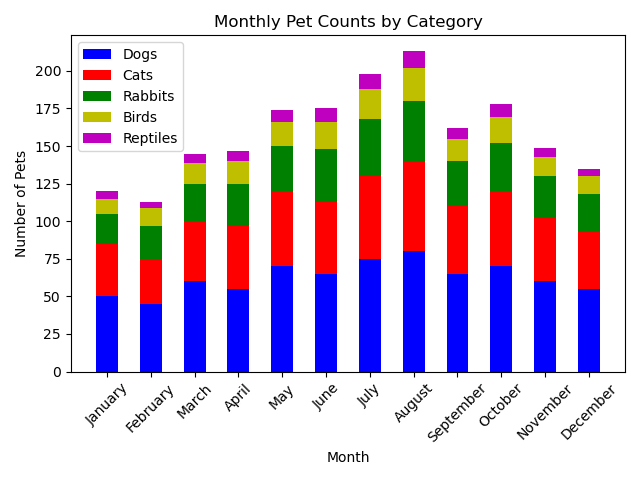

The Python source for this figure:

import matplotlib.pyplot as plt

# Data provided in the question
data = [
    {'Month': 'January', ' Dogs': 50, ' Cats': 35, ' Rabbits': 20, ' Birds': 10, ' Reptiles': 5},
    {'Month': 'February', ' Dogs': 45, ' Cats': 30, ' Rabbits': 22, ' Birds': 12, ' Reptiles': 4},
    {'Month': 'March', ' Dogs': 60, ' Cats': 40, ' Rabbits': 25, ' Birds': 14, ' Reptiles': 6},
    {'Month': 'April', ' Dogs': 55, ' Cats': 42, ' Rabbits': 28, ' Birds': 15, ' Reptiles': 7},
    {'Month': 'May', ' Dogs': 70, ' Cats': 50, ' Rabbits': 30, ' Birds': 16, ' Reptiles': 8},
    {'Month': 'June', ' Dogs': 65, ' Cats': 48, ' Rabbits': 35, ' Birds': 18, ' Reptiles': 9},
    {'Month': 'July', ' Dogs': 75, ' Cats': 55, ' Rabbits': 38, ' Birds': 20, ' Reptiles': 10},
    {'Month': 'August', ' Dogs': 80, ' Cats': 60, ' Rabbits': 40, ' Birds': 22, ' Reptiles': 11},
    {'Month': 'September', ' Dogs': 65, ' Cats': 45, ' Rabbits': 30, ' Birds': 15, ' Reptiles': 7},
    {'Month': 'October', ' Dogs': 70, ' Cats': 50, ' Rabbits': 32, ' Birds': 17, ' Reptiles': 9},
    {'Month': 'November', ' Dogs': 60, ' Cats': 42, ' Rabbits': 28, ' Birds': 13, ' Reptiles': 6},
    {'Month': 'December', ' Dogs': 55, ' Cats': 38, ' Rabbits': 25, ' Birds': 12, ' Reptiles': 5}
]

# Extracting data for the plot
months = [d['Month'] for d in data]
dogs = [d[' Dogs'] for d in data]
cats = [d[' Cats'] for d in data]
rabbits = [d[' Rabbits'] for d in data]
birds = [d[' Birds'] for d in data]
reptiles = [d[' Reptiles'] for d in data]

# Configuration of the stacked bar chart
bar_width = 0.5  # Width of the bars
index = range(len(months))  # Position of bars on x-axis

# Plotting the stacked bars
plt.bar(index, dogs, bar_width, label='Dogs', color='b')
plt.bar(index, cats, bar_width, bottom=dogs, label='Cats', color='r')
plt.bar(index, rabbits, bar_width, bottom=[i+j for i,j in zip(dogs, cats)], label='Rabbits', color='g')
plt.bar(index, birds, bar_width, bottom=[i+j+k for i,j,k in zip(dogs, cats, rabbits)], label='Birds', color='y')
plt.bar(index, reptiles, bar_width, bottom=[i+j+k+l for i,j,k,l in zip(dogs, cats, rabbits, birds)], label='Reptiles', color='m')

# Adding labels and title
plt.xlabel('Month')
plt.ylabel('Number of Pets')
plt.title('Monthly Pet Counts by Category')
plt.xticks(index, months, rotation=45)  # Rotate month labels to fit
plt.legend()  # Show the legend

# Display the plot
plt.tight_layout()  # Adjust layout to prevent clipping of ylabel/tick labels
plt.show()
